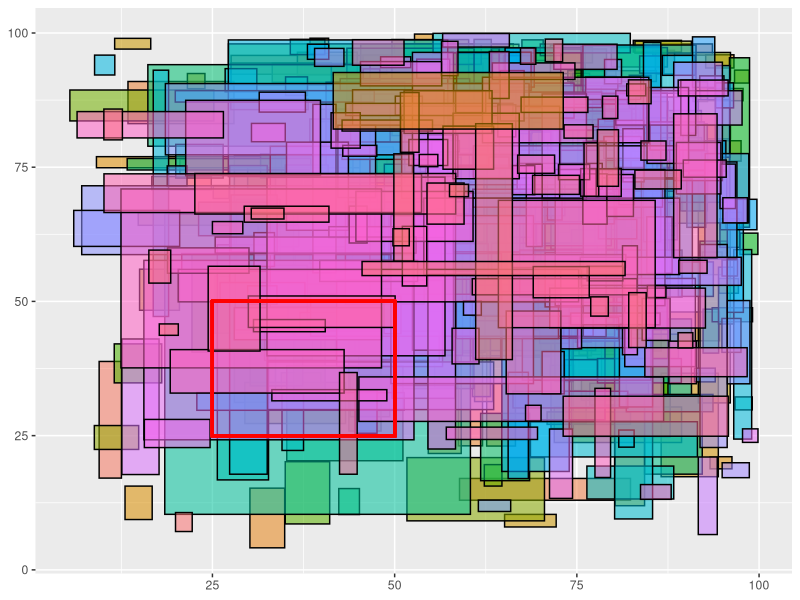
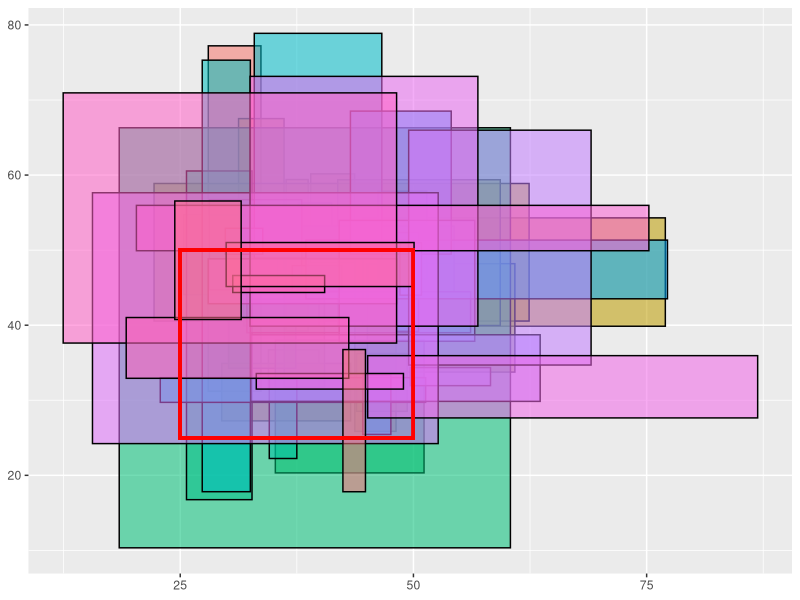

Generate these figures, in order, with R:
library(tidyverse)

# regional pool
reg = data.frame(Species = paste0("sp", sprintf("%03d", 1:1000)),
                 axis1.from = NA,
                 axis1.to = NA,
                 axis2.from = NA,
                 axis2.to =NA)

# each species' niche is a random rectangle in the trait surface
for (i in 1:1000) {
  a = sample(1:100, 1)
  b = sample(a:100, 1)
  c = sample(1:100, 1)
  d = sample(c:100, 1)
  
  reg[i,2] = runif(1,a,b)
  reg[i,3] = runif(1,reg[i,2]+2,b)
  reg[i,4] = runif(1,c,d)
  reg[i,5] = runif(1,reg[i,4]+2,d)
}

# not sure why NaNs, I am just getting rid of them for now
reg = reg[complete.cases(reg),]

ggplot(reg) +
  geom_rect(aes(xmin=axis1.from,
                xmax=axis1.to,
                ymin=axis2.from,
                ymax=axis2.to,
                fill=Species, 
                alpha=.3), color = "black") +
  geom_rect(aes(xmin=25,
                xmax=50,
                ymin=25,
                ymax=50,
                fill=alpha("grey",0)), 
            color = "red",
            fill=alpha("grey",0),
            size = 1) +
  theme(legend.position = "none") #+
 
# for species to exist in a location theirniche must be at least partly covered 
# by it
loc = reg %>% filter(axis1.to >= 25 &
                       axis1.from <= 50 &
                       axis2.to >=25 &
                       axis2.from <=50)


ggplot(loc) +
  geom_rect(aes(xmin=axis1.from,
                xmax=axis1.to,
                ymin=axis2.from,
                ymax=axis2.to,
                fill=Species, 
                alpha=.3), color = "black") +
  geom_rect(aes(xmin=25,
                xmax=50,
                ymin=25,
                ymax=50,
                fill=alpha("grey",0)), 
            color = "red",
            fill=alpha("grey",0),
            size = 1) +
  theme(legend.position = "none")

# interactions of species are limited by their niche overlap inside a location
over = matrix(NA,nrow(loc),nrow(loc))
for (i in 1:nrow(loc)) {
  for (j in 1:nrow(loc)) {
    # first we get the intersect of each species with the location
    a = raster::intersect(raster::extent(as.numeric(loc[i, 2:5])),
                          raster::extent(25,75,25,75))
    b = raster::intersect(raster::extent(as.numeric(loc[j, 2:5])),
                          raster::extent(25,75,25,75))
    # then we get the intersect of the two species inside the lacation
    ext = raster::intersect(a,b)
    # now we get the proportion of species i niche that is intersected
    # the niche of species j
    over[i,j] = ifelse(length((ext[2] - ext[1])*(ext[4] - ext[3]))==0, 
                       0, 
                       (ext[2] - ext[1])*(ext[4] - ext[3]))/
                       ((a[2]-a[1])*(a[4]-a[3]))
  }
}
